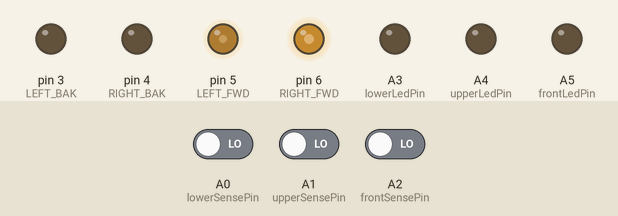
A sketch run on a simulated Arduino Uno, built with avr-gcc and run on an emulated ATmega328P. On the bench: output pins drawn as LEDs (lit = HIGH). The inputs (shaded band) are chosen by the test bench; at power-on: A1 (upperSensePin) LOW, A0 (lowerSensePin) LOW, A2 (frontSensePin) LOW.

Above: at 1.2 s.
1.3 s: A1 (upperSensePin) driven HIGH
At 1.36 s:
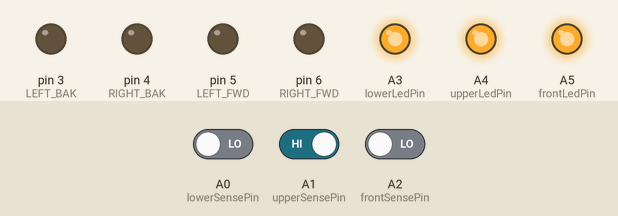
At 2.9 s:
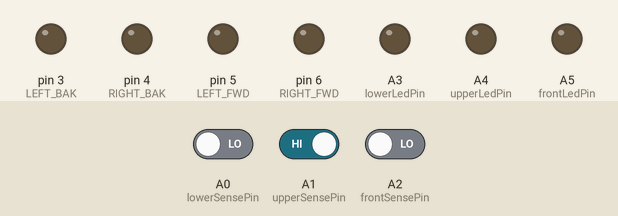
Timing chart, 0 to 10.3 s (numbered marks = the images above; inputs shaded):
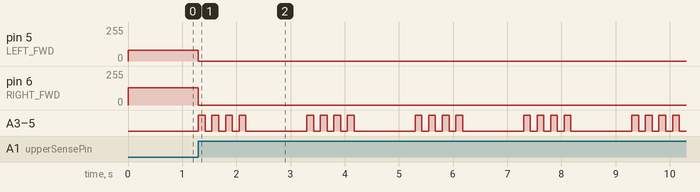

The sketch:

badger_car.ino
```cpp
const int lowerSensePin = A0;
const int upperSensePin = A1;
const int frontSensePin = A2;

const int lowerLedPin   = A3;
const int upperLedPin   = A4;
const int frontLedPin   = A5;

const int LEFT_FWD = 5;
const int LEFT_BAK = 3;

const int RIGHT_FWD = 6;
const int RIGHT_BAK = 4;

#define MOVE_FWD(SIDE, amount) do {  \
  analogWrite(SIDE ## _FWD, amount); \
  digitalWrite(SIDE ## _BAK, LOW);   \
} while(0)

boolean lower, upper, front;
void (*currentState)();

void waitingForLargeRadiusTurn();
void doingLargeRadiusTurn();
void doingSpeedBump();
void doingSmallRadiusTurn();
void waitingForSmallRadiusTurn();
void error(int code);

void setup(){
  pinMode(LEFT_FWD, OUTPUT);
  pinMode(LEFT_BAK, OUTPUT);
  pinMode(RIGHT_FWD, OUTPUT);
  pinMode(RIGHT_BAK, OUTPUT);

  pinMode(lowerSensePin, INPUT);
  pinMode(upperSensePin, INPUT);
  pinMode(frontSensePin, INPUT);

  pinMode(lowerLedPin, OUTPUT);
  pinMode(upperLedPin, OUTPUT);
  pinMode(frontLedPin, OUTPUT);

  MOVE_FWD(LEFT, 0);
  MOVE_FWD(RIGHT, 0);

  currentState = waitingForLargeRadiusTurn;
}

void loop(){

  lower = digitalRead(lowerSensePin);
  upper = digitalRead(upperSensePin);
  front = digitalRead(frontSensePin);

  digitalWrite(lowerLedPin, lower);
  digitalWrite(upperLedPin, upper);
  digitalWrite(frontLedPin, front);

  if(front){
    // always stop everything if we hit the front bumper
    MOVE_FWD(LEFT, 0);
    MOVE_FWD(RIGHT, 0);
  }else{
    if(currentState){
      currentState();
    }
  }
}

void waitingForLargeRadiusTurn(){
  if(upper){
    error(0);
    return;
  }
  static boolean haveTouched = false;
  static int awayCount = 0;
  if(lower){
    awayCount = 0;
    haveTouched = true;
    MOVE_FWD(RIGHT, 80);
    MOVE_FWD(LEFT, 128);
  }else{
    // Don't switch states until we've touched the side atleast once
    if(awayCount < 200 || !haveTouched){
      // keep track of how long it has been since we touched the side
      ++awayCount;
      MOVE_FWD(RIGHT, 128);
      MOVE_FWD(LEFT, 80);
    }else{
      currentState = doingLargeRadiusTurn;
      // reset so that the next time we do this function it will be correct
      haveTouched = false;
      return;
    }
  }
  delay(1);
}

void doingLargeRadiusTurn(){
  if(upper){
    error(1);
    // currentState = doingSpeedBump;
    return;
  }

  if(lower){
    MOVE_FWD(RIGHT, 200);
    MOVE_FWD(LEFT, 255);
  }else{
    // turning ratio is ~ 5:3
    // but also I think it's not exactly linear...
    // definitely not quite linear...
    MOVE_FWD(RIGHT, 250);
    MOVE_FWD(LEFT, 100);
  }
  delay(1);
}

void error(int code){
  MOVE_FWD(RIGHT, 0);
  MOVE_FWD(LEFT,  0);

  while(1){
    for(int i = 0; i < 4; ++i){
      digitalWrite(lowerLedPin, HIGH);
      digitalWrite(upperLedPin, HIGH);
      digitalWrite(frontLedPin, HIGH);
      delay(125);
      digitalWrite(lowerLedPin, LOW);
      digitalWrite(upperLedPin, LOW);
      digitalWrite(frontLedPin, LOW);
      delay(125);
    }
    digitalWrite(lowerLedPin, (code >> 0) & 1);
    digitalWrite(upperLedPin, (code >> 1) & 1);
    digitalWrite(frontLedPin, (code >> 2) & 1);
    delay(1000);
  }
}
```

Measured:
- after the input at 1.3 s, pin 5 (LEFT_FWD): 80/255 → 0/255 at once; pin 6 (RIGHT_FWD): 128/255 → 0/255 at once; A3 (lowerLedPin), A4 (upperLedPin), A5 (frontLedPin): LOW → HIGH at once, then repeats every 2.0 s: 3 × (LOW 0.13 s, HIGH 0.13 s), LOW 1.1 s, HIGH 0.13 s
